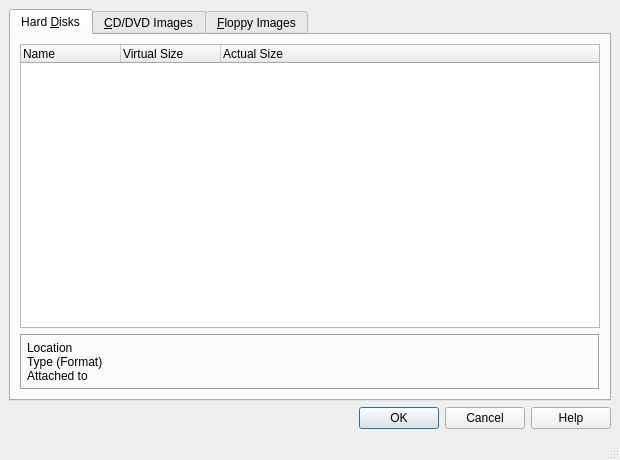
<ui version="4.0" >
 <comment>
 VBox frontends: Qt4 GUI ("VirtualBox"):

 Copyright (C) 2008 Sun Microsystems, Inc.

 This file is part of VirtualBox Open Source Edition (OSE), as
 available from http://www.virtualbox.org. This file is free software;
 you can redistribute it and/or modify it under the terms of the GNU
 General Public License (GPL) as published by the Free Software
 Foundation, in version 2 as it comes in the "COPYING" file of the
 VirtualBox OSE distribution. VirtualBox OSE is distributed in the
 hope that it will be useful, but WITHOUT ANY WARRANTY of any kind.

 Please contact Sun Microsystems, Inc., 4150 Network Circle, Santa
 Clara, CA 95054 USA or visit http://www.sun.com if you need
 additional information or have any questions.
 </comment>
 <class>VBoxMediaManagerDlg</class>
 <widget class="QMainWindow" name="VBoxMediaManagerDlg" >
  <property name="geometry" >
   <rect>
    <x>0</x>
    <y>0</y>
    <width>620</width>
    <height>460</height>
   </rect>
  </property>
  <property name="minimumSize" >
   <size>
    <width>283</width>
    <height>190</height>
   </size>
  </property>
  <property name="windowTitle" >
   <string>Virtual Media Manager</string>
  </property>
  <property name="windowIcon" >
   <iconset resource="../VirtualBox.qrc" >
    <normaloff>:/diskim_16px.png</normaloff>:/diskim_16px.png</iconset>
  </property>
  <widget class="QWidget" name="mCentralWidget" >
   <layout class="QHBoxLayout" >
    <item>
     <layout class="QVBoxLayout" >
      <item>
       <widget class="QTabWidget" name="mTwImages" >
        <property name="sizePolicy" >
         <sizepolicy vsizetype="Expanding" hsizetype="Preferred" >
          <horstretch>0</horstretch>
          <verstretch>0</verstretch>
         </sizepolicy>
        </property>
        <property name="currentIndex" >
         <number>0</number>
        </property>
        <widget class="QWidget" name="mTbHD" >
         <attribute name="title" >
          <string>Hard &amp;Disks</string>
         </attribute>
         <layout class="QVBoxLayout" >
          <item>
           <widget class="QITreeWidget" name="mHardDiskView" >
            <property name="contextMenuPolicy" >
             <enum>Qt::CustomContextMenu</enum>
            </property>
            <property name="acceptDrops" >
             <bool>true</bool>
            </property>
            <property name="horizontalScrollBarPolicy" >
             <enum>Qt::ScrollBarAlwaysOff</enum>
            </property>
            <property name="alternatingRowColors" >
             <bool>true</bool>
            </property>
            <property name="allColumnsShowFocus" >
             <bool>true</bool>
            </property>
            <column>
             <property name="text" >
              <string>Name</string>
             </property>
            </column>
            <column>
             <property name="text" >
              <string>Virtual Size</string>
             </property>
            </column>
            <column>
             <property name="text" >
              <string>Actual Size</string>
             </property>
            </column>
           </widget>
          </item>
          <item>
           <widget class="QFrame" name="mHdsContainer" >
            <property name="frameShape" >
             <enum>QFrame::Box</enum>
            </property>
            <property name="frameShadow" >
             <enum>QFrame::Sunken</enum>
            </property>
            <layout class="QGridLayout" >
             <property name="verticalSpacing" >
              <number>0</number>
             </property>
             <property name="margin" >
              <number>5</number>
             </property>
             <item row="0" column="0" >
              <widget class="QLabel" name="mLbHD1" >
               <property name="text" >
                <string>Location</string>
               </property>
              </widget>
             </item>
             <item row="0" column="1" >
              <widget class="QILabel" name="mHdsPane1" >
               <property name="sizePolicy" >
                <sizepolicy vsizetype="Preferred" hsizetype="MinimumExpanding" >
                 <horstretch>0</horstretch>
                 <verstretch>0</verstretch>
                </sizepolicy>
               </property>
              </widget>
             </item>
             <item row="1" column="0" >
              <widget class="QLabel" name="mLbHD2" >
               <property name="text" >
                <string>Type (Format)</string>
               </property>
              </widget>
             </item>
             <item row="1" column="1" >
              <widget class="QILabel" name="mHdsPane2" >
               <property name="sizePolicy" >
                <sizepolicy vsizetype="Preferred" hsizetype="MinimumExpanding" >
                 <horstretch>0</horstretch>
                 <verstretch>0</verstretch>
                </sizepolicy>
               </property>
              </widget>
             </item>
             <item row="2" column="0" >
              <widget class="QLabel" name="mLbHD3" >
               <property name="text" >
                <string>Attached to</string>
               </property>
              </widget>
             </item>
             <item row="2" column="1" >
              <widget class="QILabel" name="mHdsPane3" >
               <property name="sizePolicy" >
                <sizepolicy vsizetype="Preferred" hsizetype="MinimumExpanding" >
                 <horstretch>0</horstretch>
                 <verstretch>0</verstretch>
                </sizepolicy>
               </property>
              </widget>
             </item>
            </layout>
           </widget>
          </item>
         </layout>
        </widget>
        <widget class="QWidget" name="mTbCD" >
         <attribute name="title" >
          <string>&amp;CD/DVD Images</string>
         </attribute>
         <layout class="QVBoxLayout" >
          <item>
           <widget class="QITreeWidget" name="mDVDView" >
            <property name="contextMenuPolicy" >
             <enum>Qt::CustomContextMenu</enum>
            </property>
            <property name="acceptDrops" >
             <bool>true</bool>
            </property>
            <property name="horizontalScrollBarPolicy" >
             <enum>Qt::ScrollBarAlwaysOff</enum>
            </property>
            <property name="alternatingRowColors" >
             <bool>true</bool>
            </property>
            <property name="allColumnsShowFocus" >
             <bool>true</bool>
            </property>
            <column>
             <property name="text" >
              <string>Name</string>
             </property>
            </column>
            <column>
             <property name="text" >
              <string>Size</string>
             </property>
            </column>
           </widget>
          </item>
          <item>
           <widget class="QFrame" name="mCdsContainer" >
            <property name="frameShape" >
             <enum>QFrame::Box</enum>
            </property>
            <property name="frameShadow" >
             <enum>QFrame::Sunken</enum>
            </property>
            <layout class="QGridLayout" >
             <property name="verticalSpacing" >
              <number>0</number>
             </property>
             <property name="margin" >
              <number>5</number>
             </property>
             <item row="0" column="0" >
              <widget class="QLabel" name="mLbCD1" >
               <property name="text" >
                <string>Location</string>
               </property>
              </widget>
             </item>
             <item row="0" column="1" >
              <widget class="QILabel" name="mCdsPane1" >
               <property name="sizePolicy" >
                <sizepolicy vsizetype="Preferred" hsizetype="MinimumExpanding" >
                 <horstretch>0</horstretch>
                 <verstretch>0</verstretch>
                </sizepolicy>
               </property>
              </widget>
             </item>
             <item row="1" column="0" >
              <widget class="QLabel" name="mLbCD2" >
               <property name="text" >
                <string>Attached to</string>
               </property>
              </widget>
             </item>
             <item row="1" column="1" >
              <widget class="QILabel" name="mCdsPane2" >
               <property name="sizePolicy" >
                <sizepolicy vsizetype="Preferred" hsizetype="MinimumExpanding" >
                 <horstretch>0</horstretch>
                 <verstretch>0</verstretch>
                </sizepolicy>
               </property>
              </widget>
             </item>
            </layout>
           </widget>
          </item>
         </layout>
        </widget>
        <widget class="QWidget" name="mTbFD" >
         <attribute name="title" >
          <string>&amp;Floppy Images</string>
         </attribute>
         <layout class="QVBoxLayout" >
          <item>
           <widget class="QITreeWidget" name="mFloppyView" >
            <property name="contextMenuPolicy" >
             <enum>Qt::CustomContextMenu</enum>
            </property>
            <property name="acceptDrops" >
             <bool>true</bool>
            </property>
            <property name="horizontalScrollBarPolicy" >
             <enum>Qt::ScrollBarAlwaysOff</enum>
            </property>
            <property name="alternatingRowColors" >
             <bool>true</bool>
            </property>
            <property name="allColumnsShowFocus" >
             <bool>true</bool>
            </property>
            <column>
             <property name="text" >
              <string>Name</string>
             </property>
            </column>
            <column>
             <property name="text" >
              <string>Size</string>
             </property>
            </column>
           </widget>
          </item>
          <item>
           <widget class="QFrame" name="mFdsContainer" >
            <property name="frameShape" >
             <enum>QFrame::Box</enum>
            </property>
            <property name="frameShadow" >
             <enum>QFrame::Sunken</enum>
            </property>
            <layout class="QGridLayout" >
             <property name="horizontalSpacing" >
              <number>6</number>
             </property>
             <property name="verticalSpacing" >
              <number>0</number>
             </property>
             <property name="margin" >
              <number>5</number>
             </property>
             <item row="0" column="0" >
              <widget class="QLabel" name="mLbFD1" >
               <property name="text" >
                <string>Location</string>
               </property>
              </widget>
             </item>
             <item row="0" column="1" >
              <widget class="QILabel" name="mFdsPane1" >
               <property name="sizePolicy" >
                <sizepolicy vsizetype="Preferred" hsizetype="MinimumExpanding" >
                 <horstretch>0</horstretch>
                 <verstretch>0</verstretch>
                </sizepolicy>
               </property>
              </widget>
             </item>
             <item row="1" column="0" >
              <widget class="QLabel" name="mLbFD2" >
               <property name="text" >
                <string>Attached to</string>
               </property>
              </widget>
             </item>
             <item row="1" column="1" >
              <widget class="QILabel" name="mFdsPane2" >
               <property name="sizePolicy" >
                <sizepolicy vsizetype="Preferred" hsizetype="MinimumExpanding" >
                 <horstretch>0</horstretch>
                 <verstretch>0</verstretch>
                </sizepolicy>
               </property>
              </widget>
             </item>
            </layout>
           </widget>
          </item>
         </layout>
        </widget>
       </widget>
      </item>
      <item>
       <widget class="QIDialogButtonBox" name="mButtonBox" >
        <property name="standardButtons" >
         <set>QDialogButtonBox::Cancel|QDialogButtonBox::Help|QDialogButtonBox::Ok</set>
        </property>
       </widget>
      </item>
     </layout>
    </item>
   </layout>
  </widget>
  <widget class="QStatusBar" name="mStatusBar" />
 </widget>
 <customwidgets>
  <customwidget>
   <class>QIDialogButtonBox</class>
   <extends>QDialogButtonBox</extends>
   <header>QIDialogButtonBox.h</header>
  </customwidget>
  <customwidget>
   <class>QITreeWidget</class>
   <extends>QTreeWidget</extends>
   <header>QITreeWidget.h</header>
  </customwidget>
  <customwidget>
   <class>QILabel</class>
   <extends>QLabel</extends>
   <header>QILabel.h</header>
  </customwidget>
 </customwidgets>
 <resources>
  <include location="../VirtualBox.qrc" />
 </resources>
 <connections/>
</ui>
